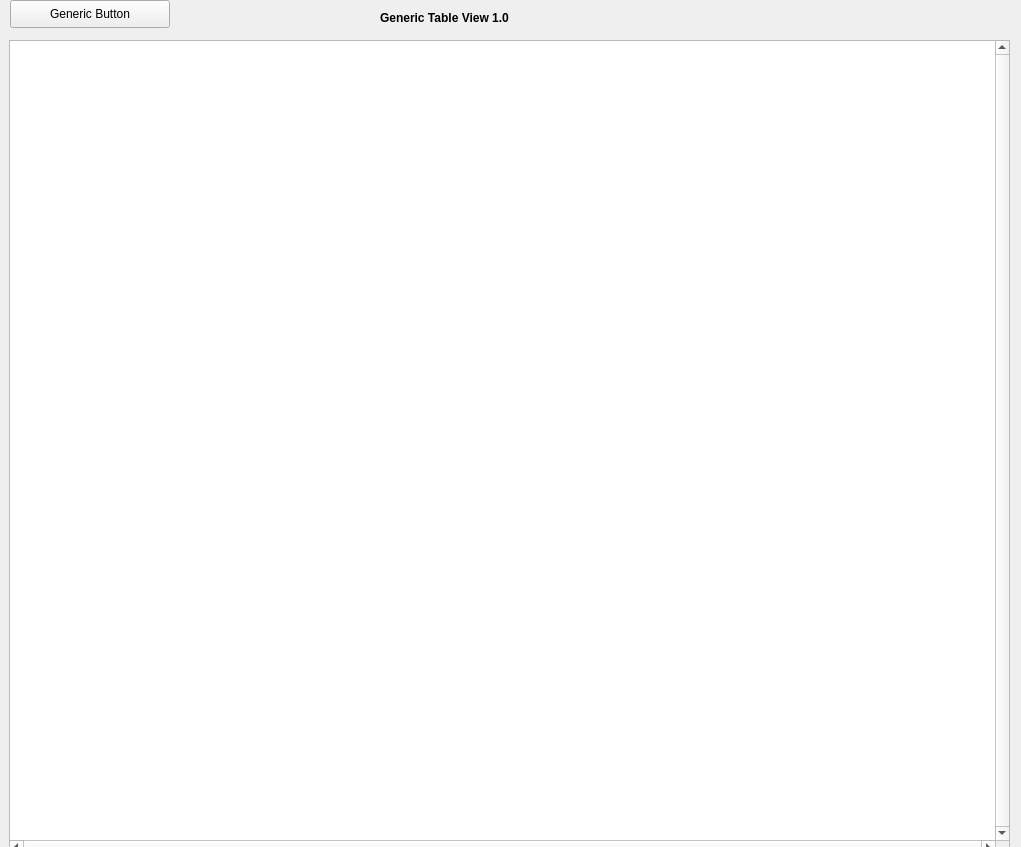
<?xml version="1.0" encoding="UTF-8"?>
<ui version="4.0">
 <class>GenericTableDialog</class>
 <widget class="QWidget" name="BusinessObjectList">
  <property name="geometry">
   <rect>
    <x>0</x>
    <y>0</y>
    <width>1021</width>
    <height>847</height>
   </rect>
  </property>
  <property name="sizePolicy">
   <sizepolicy hsizetype="Maximum" vsizetype="Maximum">
    <horstretch>0</horstretch>
    <verstretch>0</verstretch>
   </sizepolicy>
  </property>
  <property name="windowTitle">
   <string>Form</string>
  </property>
  <widget class="QTableWidget" name="table1">
   <property name="geometry">
    <rect>
     <x>9</x>
     <y>40</y>
     <width>1001</width>
     <height>815</height>
    </rect>
   </property>
   <property name="minimumSize">
    <size>
     <width>690</width>
     <height>0</height>
    </size>
   </property>
   <property name="verticalScrollBarPolicy">
    <enum>Qt::ScrollBarAlwaysOn</enum>
   </property>
   <property name="horizontalScrollBarPolicy">
    <enum>Qt::ScrollBarAlwaysOn</enum>
   </property>
   <property name="alternatingRowColors">
    <bool>true</bool>
   </property>
   <property name="selectionBehavior">
    <enum>QAbstractItemView::SelectRows</enum>
   </property>
   <attribute name="horizontalHeaderShowSortIndicator" stdset="0">
    <bool>true</bool>
   </attribute>
   <attribute name="horizontalHeaderStretchLastSection">
    <bool>true</bool>
   </attribute>
  </widget>
  <widget class="QLabel" name="label_debug">
   <property name="geometry">
    <rect>
     <x>10</x>
     <y>170</y>
     <width>741</width>
     <height>16</height>
    </rect>
   </property>
   <property name="text">
    <string>Debug label</string>
   </property>
  </widget>
  <widget class="QPushButton" name="btn1">
   <property name="geometry">
    <rect>
     <x>10</x>
     <y>0</y>
     <width>160</width>
     <height>28</height>
    </rect>
   </property>
   <property name="minimumSize">
    <size>
     <width>160</width>
     <height>0</height>
    </size>
   </property>
   <property name="maximumSize">
    <size>
     <width>160</width>
     <height>16777215</height>
    </size>
   </property>
   <property name="text">
    <string>Generic Button</string>
   </property>
  </widget>
  <widget class="QLabel" name="lblTableName">
   <property name="geometry">
    <rect>
     <x>380</x>
     <y>10</y>
     <width>400</width>
     <height>16</height>
    </rect>
   </property>
   <property name="minimumSize">
    <size>
     <width>400</width>
     <height>0</height>
    </size>
   </property>
   <property name="font">
    <font>
     <weight>75</weight>
     <bold>true</bold>
    </font>
   </property>
   <property name="text">
    <string>Generic Table View 1.0</string>
   </property>
  </widget>
  <zorder>label_debug</zorder>
  <zorder>table1</zorder>
  <zorder>btn1</zorder>
  <zorder>lblTableName</zorder>
 </widget>
 <resources/>
 <connections/>
</ui>
